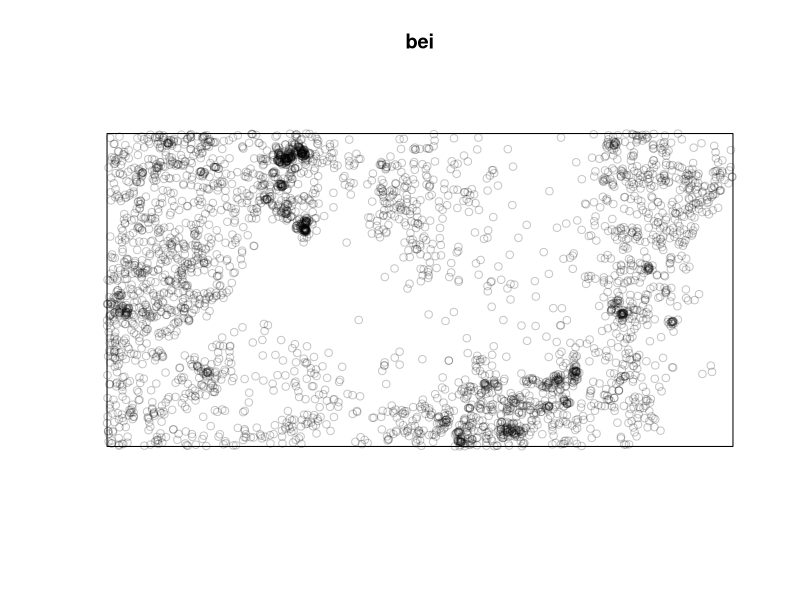
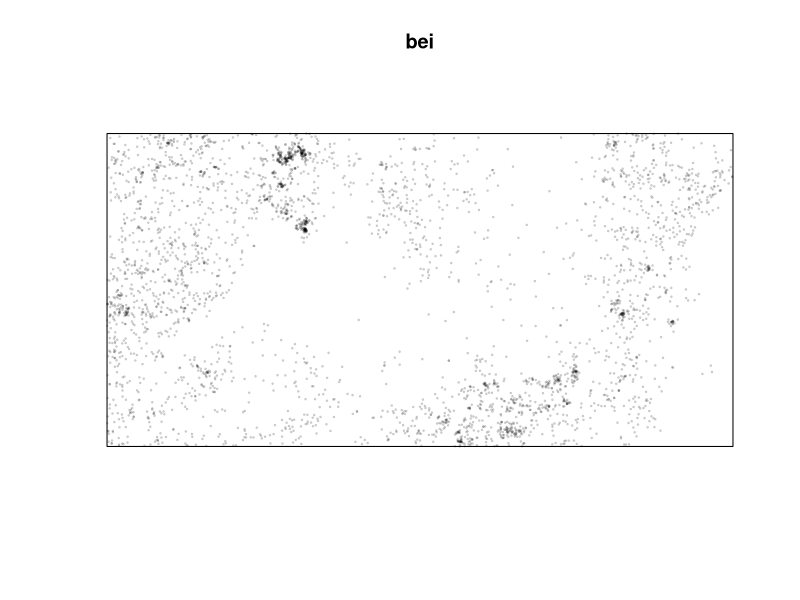
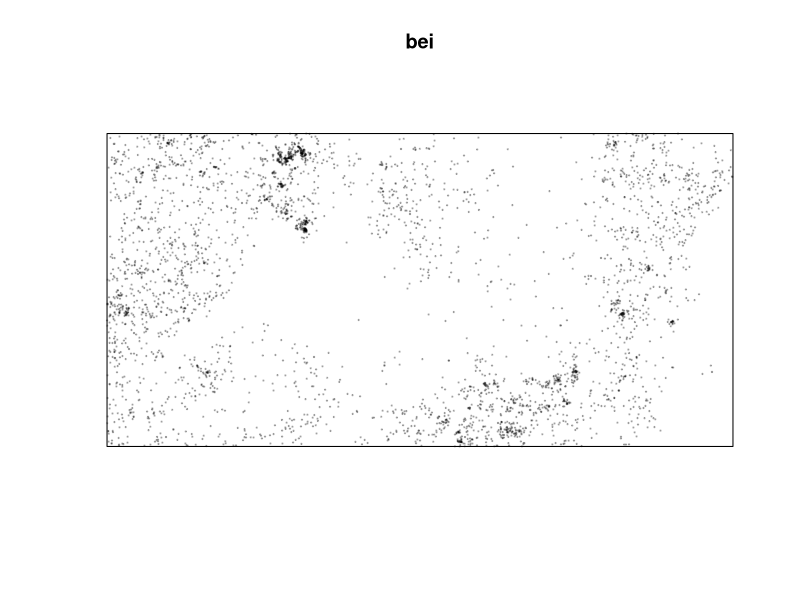
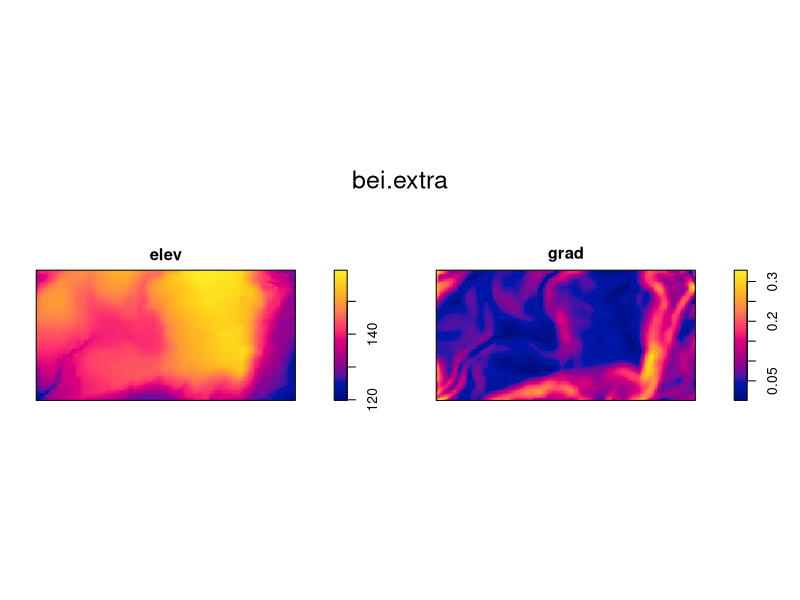
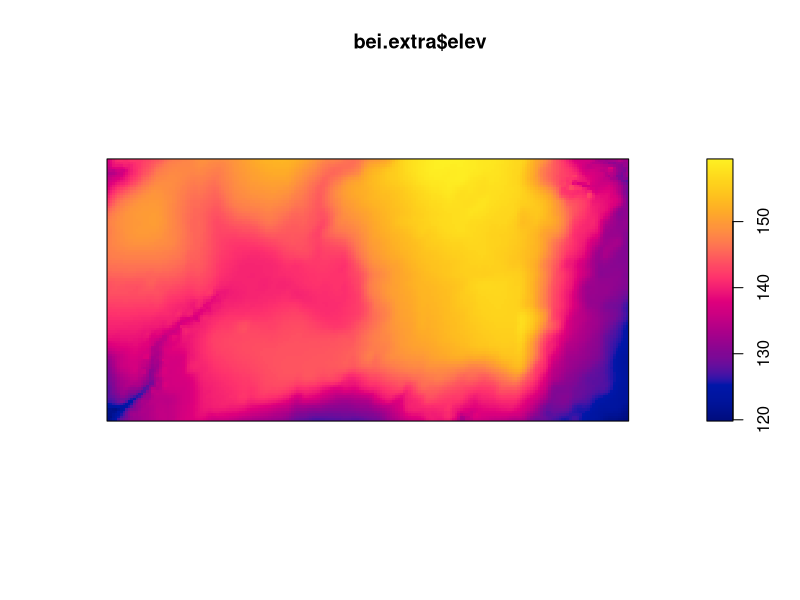
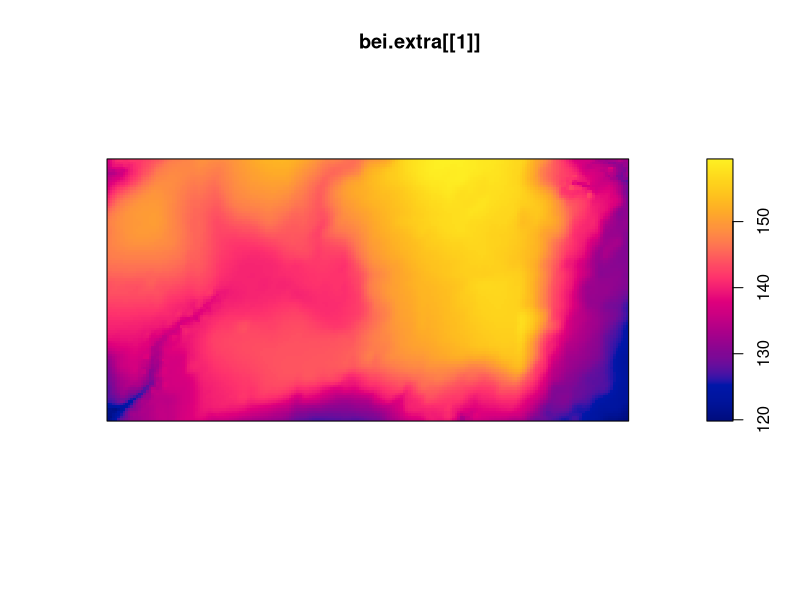
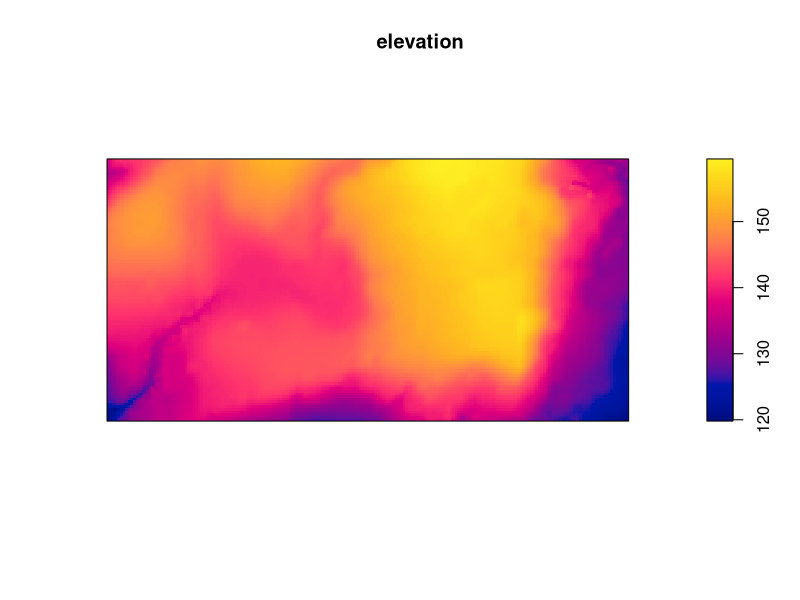
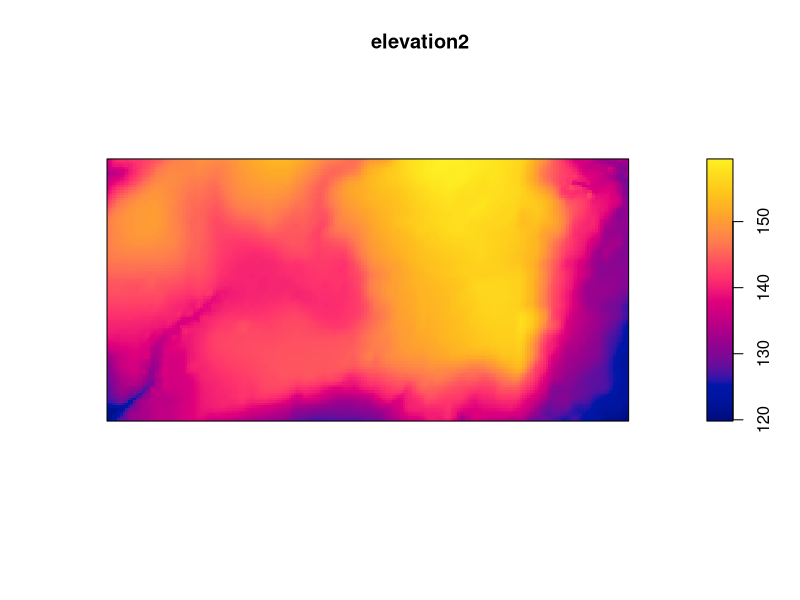

These figures' R source, in order: (Note: this script raises an error after producing the figures.)
# code for estimating population density
# install.packages - use for download packages
install.packages("spatstat")
library(spatstat)


# let's use the bei data:
# data description:
# https://CRAN.R-project.org/package=spatstat

bei

# plotting the data
plot(bei)

# changing dimension - cex
plot(bei, cex=.2)

# changing the symbol - pch
plot(bei, cex=.2, pch=19)

# all the colors in R: https://r-charts.com/colors/

# additional datasets
bei.extra
plot(bei.extra)

# let's use only part of the dataset: elev
plot(bei.extra$elev)  #$ is used to linked different objects
plot(bei.extra[[1]])

el <- bei.extra[[1]]
elevation <- bei.extra$elev
plot(elevation)

# second method to select elements
elevation2 <- bei.extra[[1]]
plot(elevation2)

# passing from points to a countinuous surface
beidens <- density(bei) #density of organisms
plot(beidens)
points(bei, cex=.2)

########## DAY 2
# Plotting the maps one beside the other
par(mfrow=c(1,2))
plot(elevation2)
plot(densitymap)

# Exercise: make a multiframe with maps one on top of the other
par(mfrow=c(2,1))
plot(elevation2)
plot(densitymap)

# one frined to clear graphs
dev.off()
plot(elevation2)

# Changin colors to maps
cl <- colorRampPalette(c("red", "orange", "yellow"))(3)
plot(densitymap, col=cl)

cl <- colorRampPalette(c("red", "orange", "yellow"))(10)
plot(densitymap, col=cl)

cl <- colorRampPalette(c("red", "orange", "yellow"))(100)
plot(densitymap, col=cl)

# search your browser for "colors in R" 
# http://www.stat.columbia.edu/~tzheng/files/Rcolor.pdf

# Exercise: change the color ramp palette using different colors

cln <- colorRampPalette(c("purple1", "orchid2", "palegreen3", "paleturquoise"))(100)
plot(densitymap, col=cln)

# Exrcise: build a multiframe and plot the densitymap with two different color ramp palettes one beside the other

par(mfrow=c(1,2))

cln <- colorRampPalette(c("purple1", "orchid2", "palegreen3", "paleturquoise"))(100)
plot(densitymap, col=cln)

clg <- colorRampPalette(c("green4", "green3", "green2", "green1", "green"))(100)
plot(densitymap, col=clg)

dev.off()
